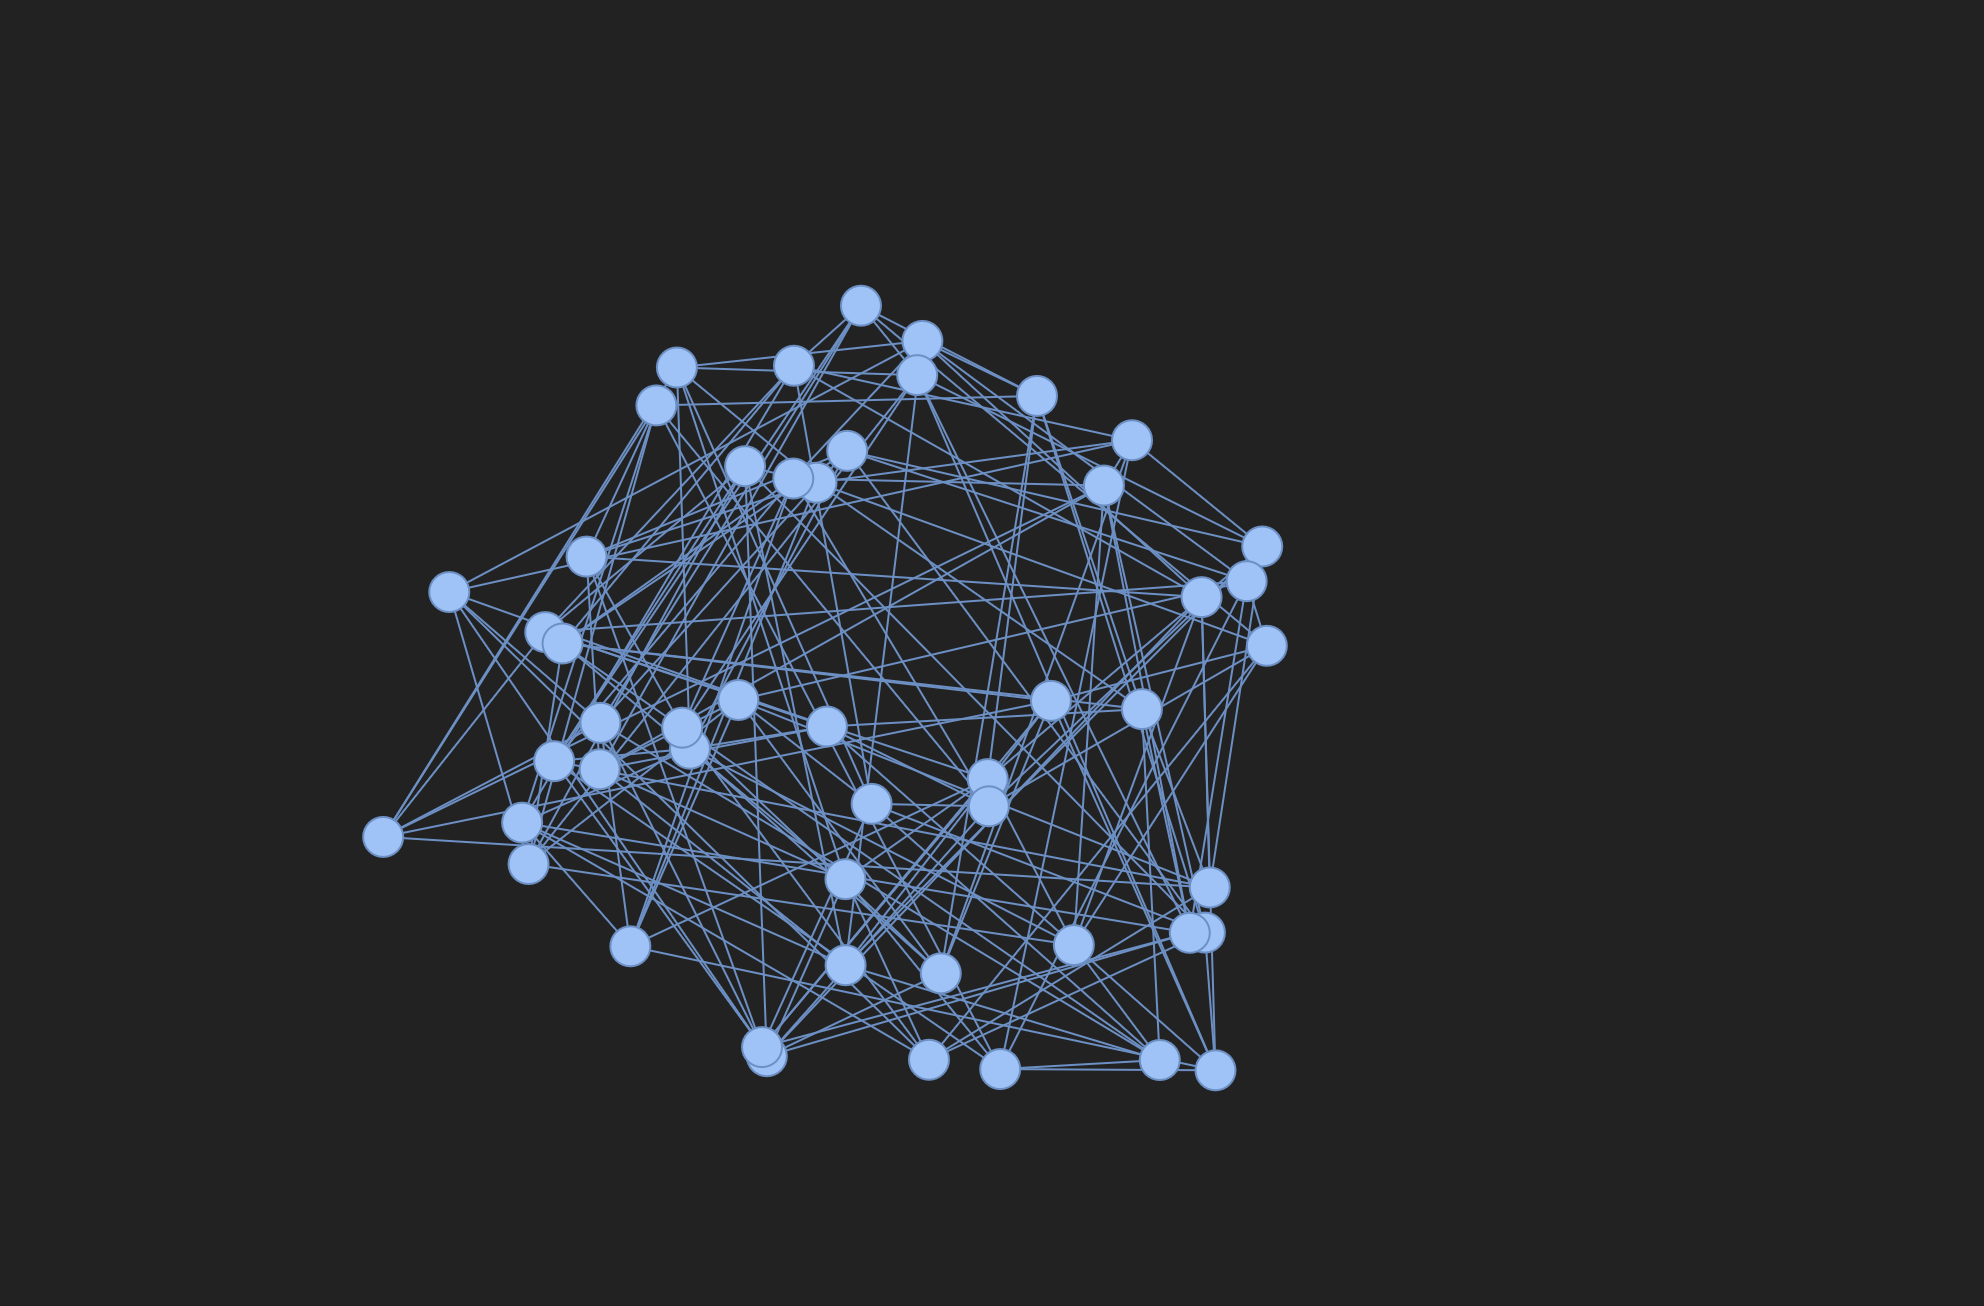

Write Python code to recreate this figure.
import networkx as nx
from pyvis.network import Network
G = nx.hoffman_singleton_graph()
#G = nx.petersen_graph()
net = Network(notebook=True, height="900px", width="100%", bgcolor="#222222", font_color="white", select_menu=True, filter_menu=True)
net.repulsion()
net.cdn_resources='remote'
net.from_nx(G)
#net.show_buttons(filter_=['nodes', 'edges', 'physics'])
#net.set_edge_smooth('straightCross')
net.toggle_physics=(False)
net.set_options("""
    const options = {
      "nodes": {
      },
      "edges": {
        "color": {
          "inherit": true
        },
        "physics": false,
        "smooth": false
      },
      "physics": {
        "enabled": false,
        "solver": "repulsion"
      }
    }
 """)

net.show("clean.html")
